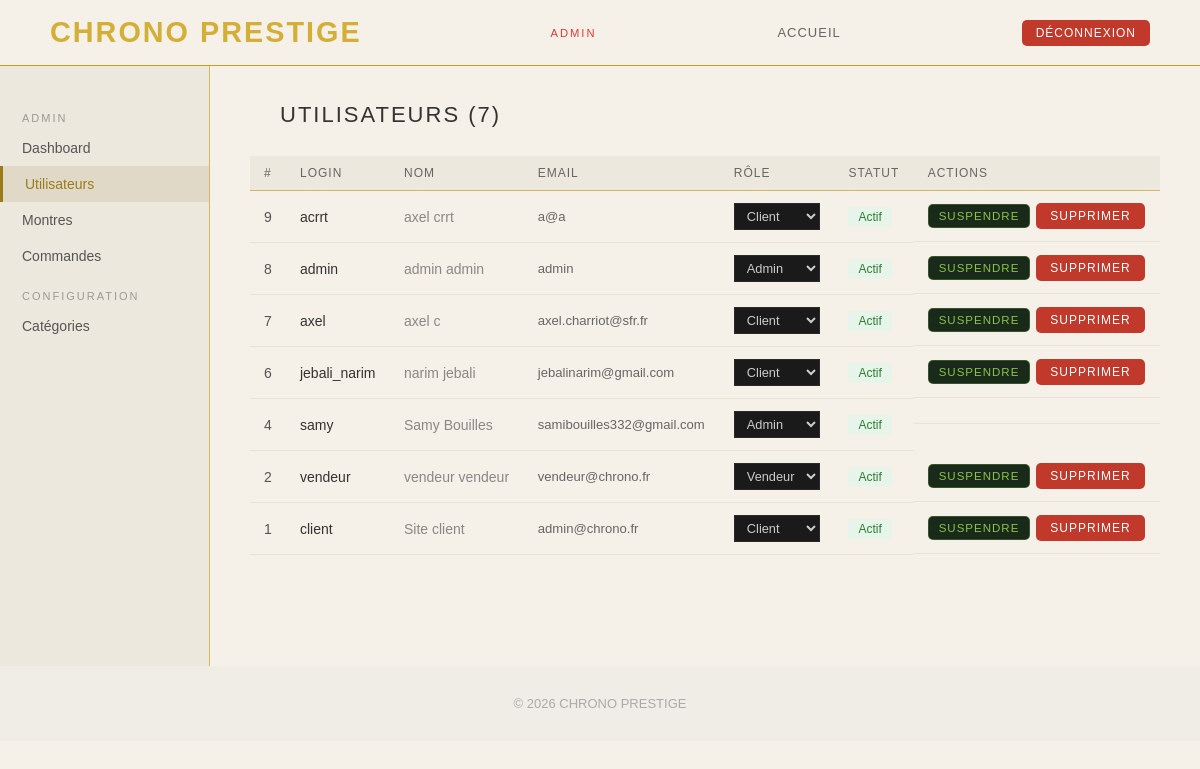
Screenshot of /vues/admin/users.php (signed in) with the database file from the repository.
### tables this page shows
CREATE TABLE `users` (
  `id` int(11) NOT NULL,
  `username` varchar(100) NOT NULL,
  `nom` varchar(100) DEFAULT '',
  `prenom` varchar(100) DEFAULT '',
  `age` int(11) DEFAULT NULL,
  `email` varchar(255) NOT NULL,
  `password` varchar(255) NOT NULL,
  `role` enum('client','vendeur','admin') NOT NULL DEFAULT 'client',
  `suspendu` tinyint(1) DEFAULT 0,
  `created_at` datetime DEFAULT current_timestamp()
);

### crud/crud_user.php (called while the page is built, shortened)
<?php
function getAllUsers($conn) {
    $res = mysqli_query($conn, "SELECT * FROM users ORDER BY id DESC");
    $users = [];
    while ($row = mysqli_fetch_assoc($res)) $users[] = $row;
    return $users;
}
?>

### vues/admin/users.php (the view, shortened to what this page needs)
<?php
include("../../config/db_connect.php");
include("../../crud/crud_user.php");
$users = getAllUsers($conn);
?>
<!DOCTYPE html>
<html lang="fr">
<head>
    <link rel="stylesheet" href="../../assets/css2/main.css">
    <link rel="stylesheet" href="../../assets/css2/boutique.css">
</head>
<body>
    <header class="site-header">
        <a href="../../index.php" class="logo">CHRONO PRESTIGE</a>
        <span style="font-size:0.7rem; letter-spacing:2px; color:#e53935; margin-left:8px;">ADMIN</span>
        <nav><a href="../../index.php">Accueil</a></nav>
        <div class="header-right">
            <a href="../deconnexion.php" class="btn btn-red btn-sm">Déconnexion</a>
        </div>
    </header>
    <div class="dashboard-wrap">
        <aside class="sidebar">
            <div class="sidebar-title">Admin</div>
            <a href="dashboard.php">Dashboard</a>
            <a href="users.php" class="active">Utilisateurs</a>
            <a href="montres.php">Montres</a>
            <a href="commandes.php">Commandes</a>
            <div class="sidebar-title">Configuration</div>
            <a href="categories.php">Catégories</a>
        </aside>
        <main class="dash-content">
            <h1>Utilisateurs (<?php echo count($users); ?>)</h1>
            <table class="data-table">
                <thead>
                    <tr><th>#</th><th>Login</th><th>Nom</th><th>Email</th><th>Rôle</th><th>Statut</th><th>Actions</th></tr>
                </thead>
                <tbody>
                    <?php foreach ($users as $u): ?>
                        <tr>
                            <td style="color:#555;"><?php echo $u["id"]; ?></td>
                            <td><?php echo htmlspecialchars($u["username"]); ?></td>
                            <td style="color:#888;"><?php echo htmlspecialchars(($u["prenom"] ?? "") . " " . ($u["nom"] ?? "")); ?></td>
                            <td style="color:#666; font-size:0.82rem;"><?php echo htmlspecialchars($u["email"]); ?></td>
                            <td>
                                <form method="POST" style="display:inline;">
                                    <select name="role" onchange="this.form.submit()" style="background:#1a1a1a; color:#ccc; border:1px solid #2a2a2a; padding:4px 8px; font-size:0.8rem;">
                                        <option value="client"  <?php echo $u["role"]=="client"  ? "selected" : ""; ?>>Client</option>
                                        <option value="vendeur" <?php echo $u["role"]=="vendeur" ? "selected" : ""; ?>>Vendeur</option>
                                        <option value="admin"   <?php echo $u["role"]=="admin"   ? "selected" : ""; ?>>Admin</option>
                                    </select>
                                </form>
                            </td>
                            <td>
                                <?php if ($u["suspendu"]): ?>
                                    <span class="badge badge-red">Suspendu</span>
                                <?php else: ?>
                                    <span class="badge badge-ok">Actif</span>
                                <?php endif; ?>
                            </td>
                            <td style="display:flex; gap:6px; align-items:center;">
                                <?php if ($u["id"] != $_SESSION["id"]): ?>
                                    <form method="POST" style="display:inline;">
                                        <button type="submit" class="btn btn-sm" style="background:#1a2a1a; color:#8bc34a; border:1px solid #8bc34a44; padding:5px 10px; font-size:0.72rem; cursor:pointer;">
                                            <?php echo $u["suspendu"] ? "Réactiver" : "Suspendre"; ?>
                                        </button>
                                    </form>
                                    <form method="POST" style="display:inline;" onsubmit="return confirm('Supprimer cet utilisateur ?');">
                                        <button type="submit" class="btn btn-red btn-sm">Supprimer</button>
                                    </form>
                                <?php endif; ?>
                            </td>
                        </tr>
                    <?php endforeach; ?>
                </tbody>
            </table>
        </main>
    </div>
    <footer class="site-footer">© 2026 CHRONO PRESTIGE</footer>
</body>
</html>

### assets/css2/main.css (style rules this page uses)
* { margin: 0; padding: 0; box-sizing: border-box; }
body { background-color: #F5F0E8; font-family: Arial, sans-serif; color: #333333; display: flex; flex-direction: column; min-height: 100vh; }
.site-header { display: flex; align-items: center; justify-content: space-between; padding: 16px 50px; background-color: #F5F0E8; border-bottom: 1px solid #C4A020; position: sticky; top: 0; z-index: 100; }
.logo { font-size: 20px; font-weight: bold; color: #9A7B1A; letter-spacing: 3px; text-decoration: none; }
.site-header nav { display: flex; gap: 30px; }
.site-header nav a { text-decoration: none; color: #666666; font-size: 13px; letter-spacing: 1px; text-transform: uppercase; }
.header-right { display: flex; align-items: center; gap: 10px; }
.btn { display: inline-block; padding: 10px 22px; font-size: 13px; letter-spacing: 1px; text-transform: uppercase; text-decoration: none; cursor: pointer; font-family: Arial, sans-serif; border: 2px solid #9A7B1A; border-radius: 8px; color: #9A7B1A; }
.btn-red { background-color: #c0392b; color: white; border: none; }
.btn-sm { padding: 6px 14px; font-size: 12px; border-radius: 5px; }
.badge { display: inline-block; padding: 3px 10px; font-size: 12px; border-radius: 3px; }
.badge-ok { background-color: #e6f4ea; color: #2e7d32; }
.dashboard-wrap { display: flex; min-height: 600px; }
.sidebar { width: 210px; background-color: #EDE8DE; border-right: 1px solid #D4B85A; padding: 30px 0; }
.sidebar-title { font-size: 11px; color: #999; letter-spacing: 2px; text-transform: uppercase; padding: 16px 22px 6px; }
.sidebar a { display: block; padding: 10px 22px; color: #555; text-decoration: none; font-size: 14px; }
.sidebar a.active { color: #9A7B1A; background-color: #e0d9c8; border-left: 3px solid #9A7B1A; }
.dash-content { flex: 1; padding: 36px 40px; }
.dash-content h1 { font-size: 22px; color: #333; letter-spacing: 2px; margin-bottom: 28px; font-weight: normal; text-transform: uppercase; }
.data-table { width: 100%; border-collapse: collapse; font-size: 14px; }
.data-table th { text-align: left; padding: 10px 14px; background-color: #EDE8DE; color: #666; font-size: 12px; letter-spacing: 1px; text-transform: uppercase; font-weight: normal; border-bottom: 1px solid #D4B85A; }
.data-table td { padding: 12px 14px; border-bottom: 1px solid #e8e2d4; color: #333; vertical-align: middle; }
.footer, .site-footer { background-color: #f0ede7; color: #aaaaaa; text-align: center; padding: 30px 50px; font-size: 13px; }

### assets/css2/boutique.css (style rules this page uses)
* { margin: 0; padding: 0; box-sizing: border-box; }
.logo { color: #d4af37; font-size: 1.8rem; font-weight: 800; letter-spacing: 2px; text-decoration: none; }
h1 { margin-left: 30px; }

### rows the page displays
users: id "9", username "acrrt", prenom+nom "axel crrt", email "a@a", role "Client", suspendu "Actif"
users: id "8", username "admin", prenom+nom "admin admin", email "admin", role "Admin", suspendu "Actif"
users: id "7", username "axel", prenom+nom "axel c", email "axel.charriot@sfr.fr", role "Client", suspendu "Actif"
users: id "6", username "jebali_narim", prenom+nom "narim jebali", email "jebalinarim@gmail.com", role "Client", suspendu "Actif"
users: id "4", username "samy", prenom+nom "Samy Bouilles", email "samibouilles332@gmail.com", role "Admin", suspendu "Actif"
users: id "2", username "vendeur", prenom+nom "vendeur vendeur", email "vendeur@chrono.fr", role "Vendeur", suspendu "Actif"
users: id "1", username "client", prenom+nom "Site client", email "admin@chrono.fr", role "Client", suspendu "Actif"

### other values shown
count($users) "7"
